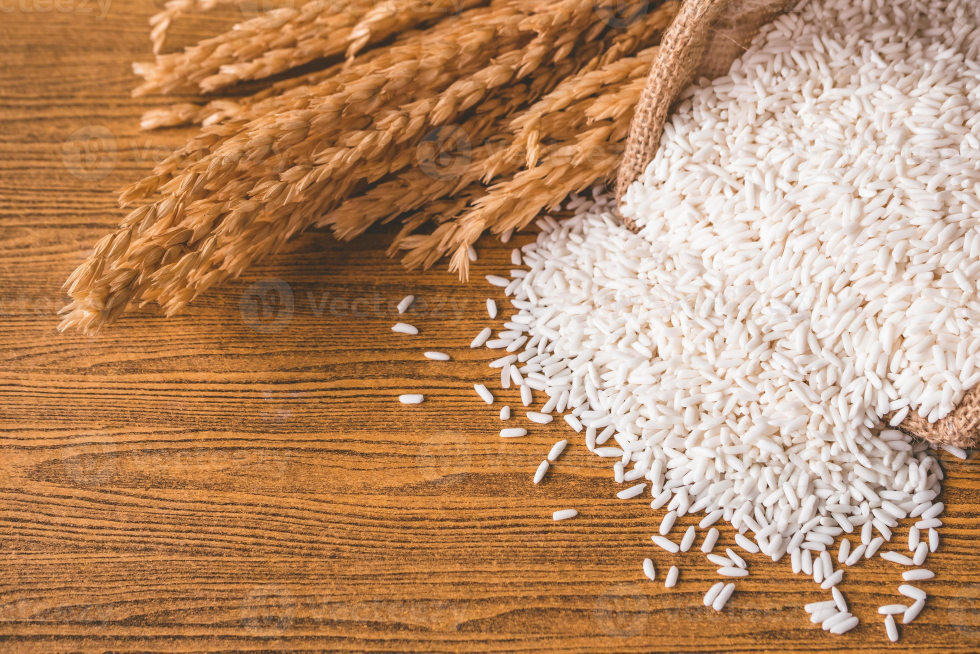
#> input picture disp_labs/stdimgs/rice2.jpg, 2940 x 1960 px (shown at 1/3 size)
$ python 9.py
#> lines starting #> are read from the running program, lines starting #| are printed output that depends on the picture; after the words box and inside, x2 and y2 are one past the last pixel; in counts of white or black regions, pixels touching at a corner belong together
import matplotlib.pyplot as plt
from skimage import io, filters, measure, morphology, color
from skimage.measure import regionprops
from skimage.segmentation import clear_border

# Load rice image (grayscale)
image = io.imread("stdimgs/rice2.jpg", as_gray=True)
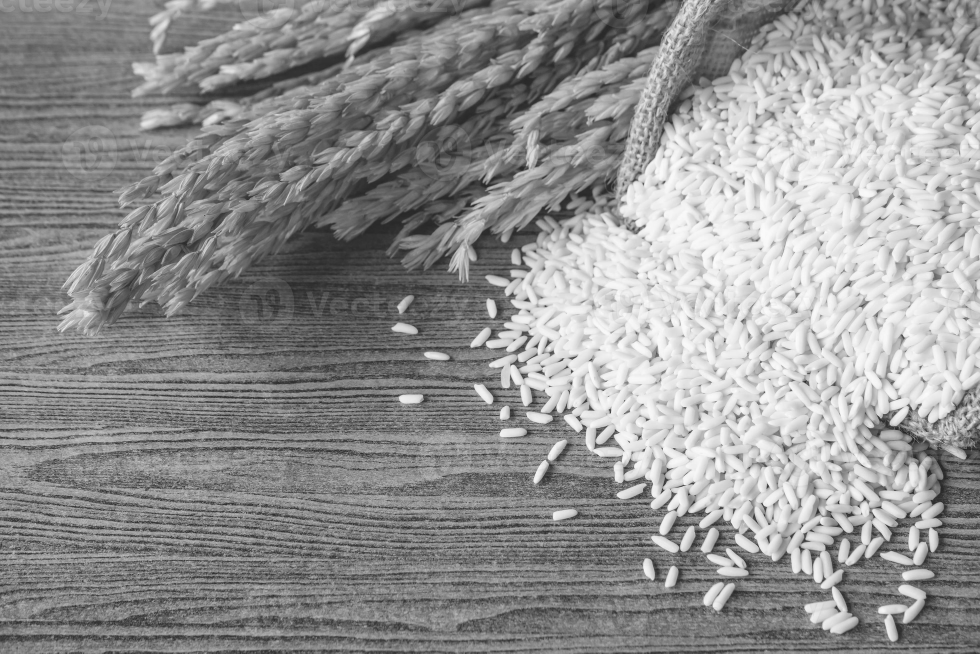
#> image: shape (1960, 2940) float64 (shown at 1/3 size); min 0.0481, max 1, mean 0.58

# Apply global threshold (Otsu)
threshold = filters.threshold_otsu(image)
#> threshold = 0.63
binary = image > threshold
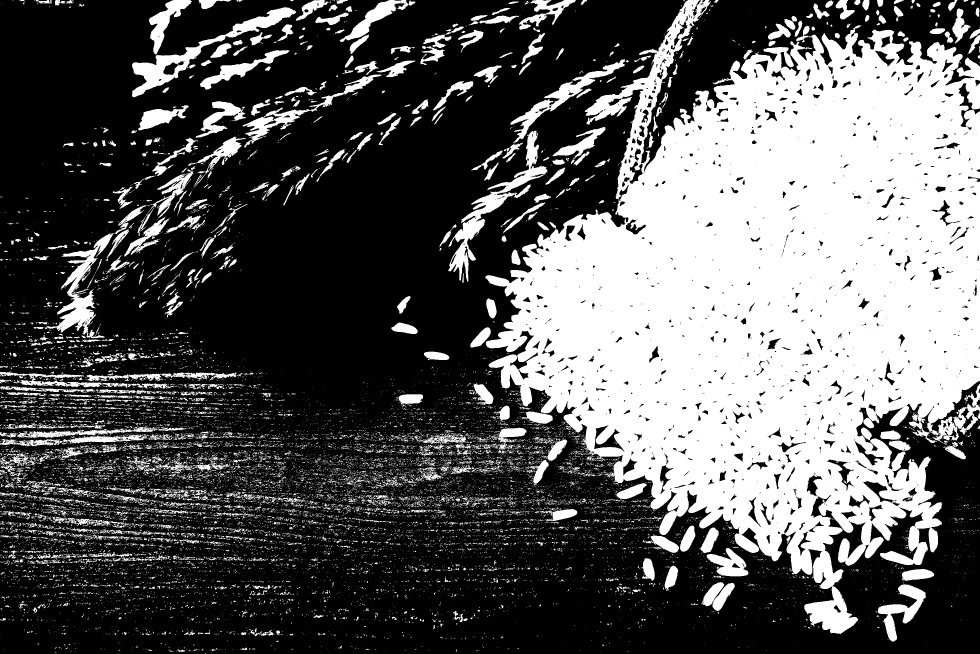
#> binary: shape (1960, 2940) bool (shown at 1/3 size); 36% white; 21953 white regions (20082 under 20 px), largest, box (x1, y1, x2, y2) and area: (1456, 0, 2940, 1902) 1585030, (1345, 392, 1642, 845) 20138, (396, 22, 888, 292) 19347

# Clean up borders and small holes
cleaned = morphology.remove_small_objects(binary, min_size=100)
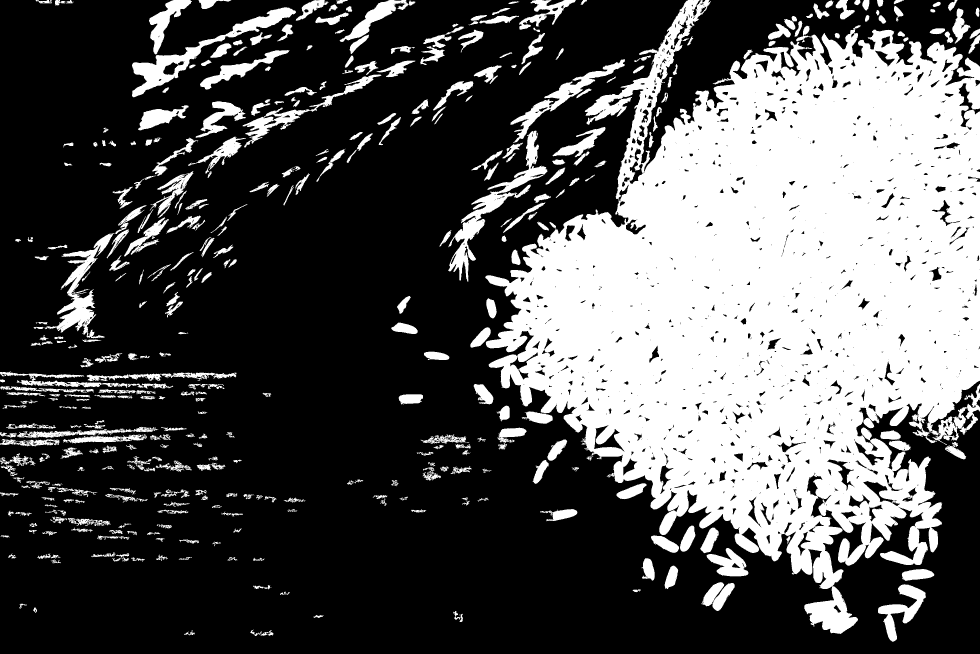
#> cleaned: shape (1960, 2940) bool (shown at 1/3 size); 33.4% white; 412 white regions, largest, box (x1, y1, x2, y2) and area: (1456, 0, 2940, 1902) 1584550, (1345, 392, 1642, 845) 20136, (396, 22, 888, 292) 19337
cleaned = morphology.remove_small_holes(cleaned, area_threshold=100)
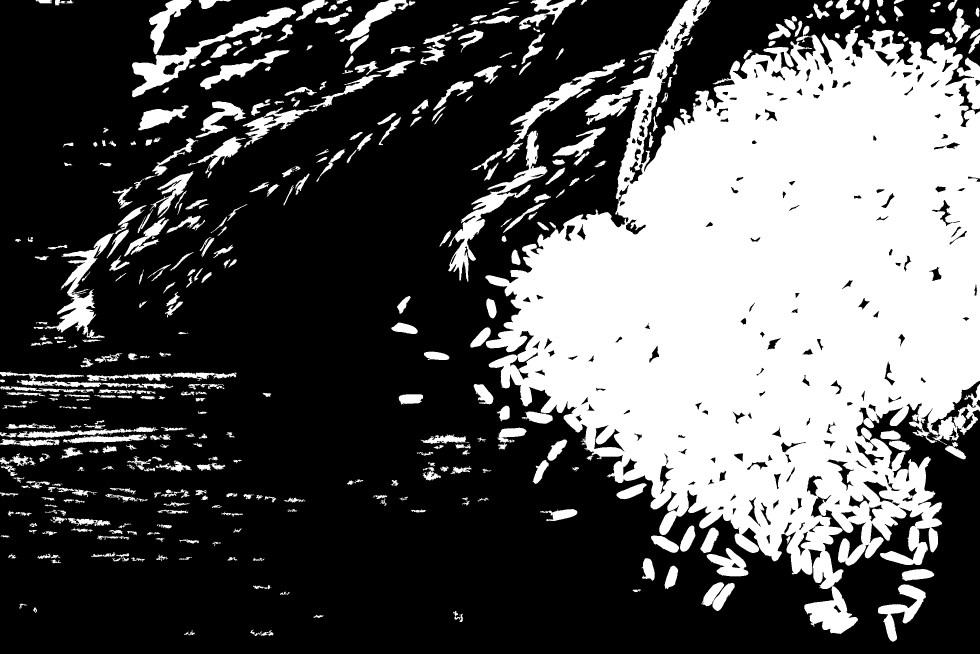
#> cleaned: shape (1960, 2940) bool (shown at 1/3 size); 33.9% white; 412 white regions, largest, box (x1, y1, x2, y2) and area: (1456, 0, 2940, 1902) 1601862, (1345, 392, 1642, 845) 20242, (396, 22, 888, 292) 19444
cleaned = clear_border(cleaned)
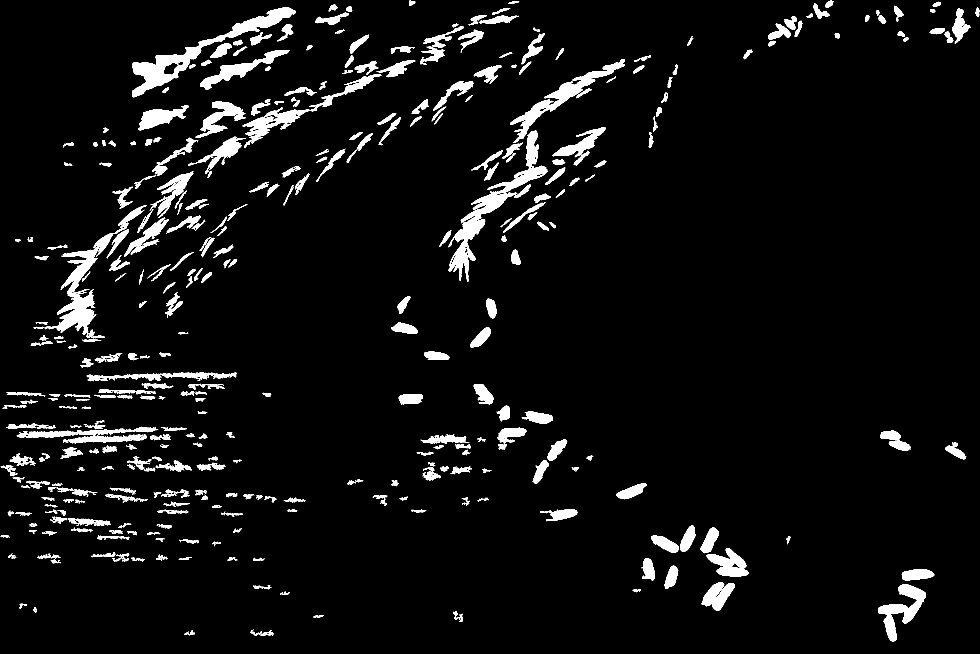
#> cleaned: shape (1960, 2940) bool (shown at 1/3 size); 5.4% white; 386 white regions

# Label connected regions
labeled_image = measure.label(cleaned)
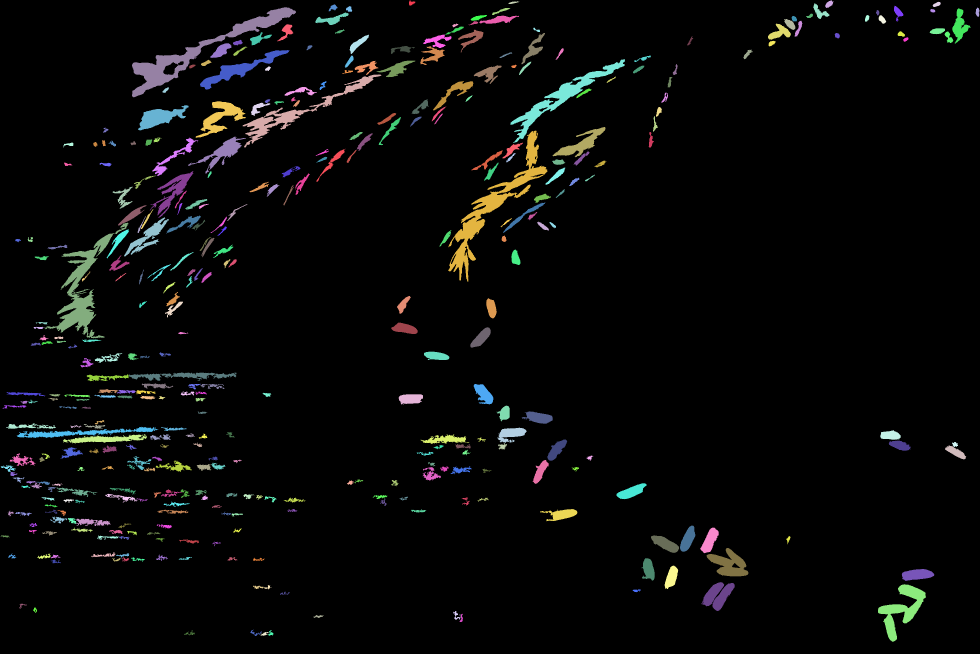
#> labeled_image: shape (1960, 2940) int32 (shown at 1/3 size); 387 distinct labels, from 0 to 386; one colour per label, 0 black
regions = regionprops(labeled_image)
#> regions = 386 regions; largest, box (x1, y1, x2, y2) and area: (1345, 392, 1642, 845) 20242, (396, 22, 888, 292) 19444, (134, 668, 386, 1015) 15961, (1531, 178, 1875, 429) 11734, (728, 223, 1144, 442) 10009

# Filter by area range (e.g. 200–2000 pixels)
filtered_regions = [r for r in regions if 200 <= r.area <= 2000]
#> filtered_regions = 190 regions; largest, box (x1, y1, x2, y2) and area: (1641, 1318, 1702, 1382) 1844, (1411, 982, 1472, 1043) 1840, (1196, 1183, 1269, 1213) 1802, (1925, 1675, 1964, 1742) 1786, (1421, 196, 1505, 252) 1775

# Display information
print(f"Total rice grains detected: {len(filtered_regions)}\n")
#| Total rice grains detected: 190
for i, region in enumerate(filtered_regions, 1):
    print(f"Rice #{i}")
    print(f"  Area             : {region.area}")
    print(f"  Perimeter        : {region.perimeter:.2f}")
    print(f"  Major Axis Length: {region.major_axis_length:.2f}")
    print()
#> this loop made 190 passes
#> (printed output is left out)

# Visualize with labels
fig, ax = plt.subplots(figsize=(8, 6))
ax.imshow(color.label2rgb(labeled_image, image=image, bg_label=0), cmap="gray")

for region in filtered_regions:
    y, x = region.centroid
    ax.plot(x, y, "ro")
    ax.text(x + 2, y, str(region.label), color="white", fontsize=8)
#> this loop made 190 passes
#> (y, x) on passes 1 to 3: (12.01, 2487.1), (12.94, 2810), (36.22, 2459.5)

plt.title("Segmented Rice Grains with Labels")
plt.axis("off")
plt.tight_layout()
plt.show()
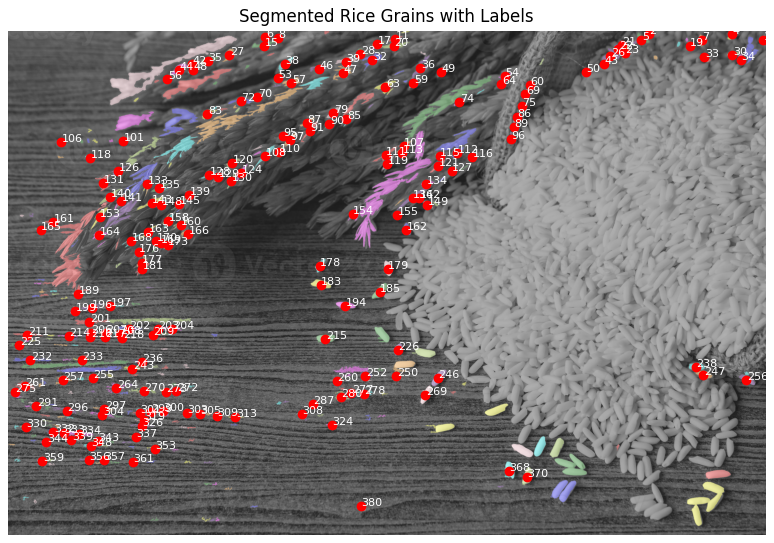
#> figure drawn by matplotlib, 1 panel
